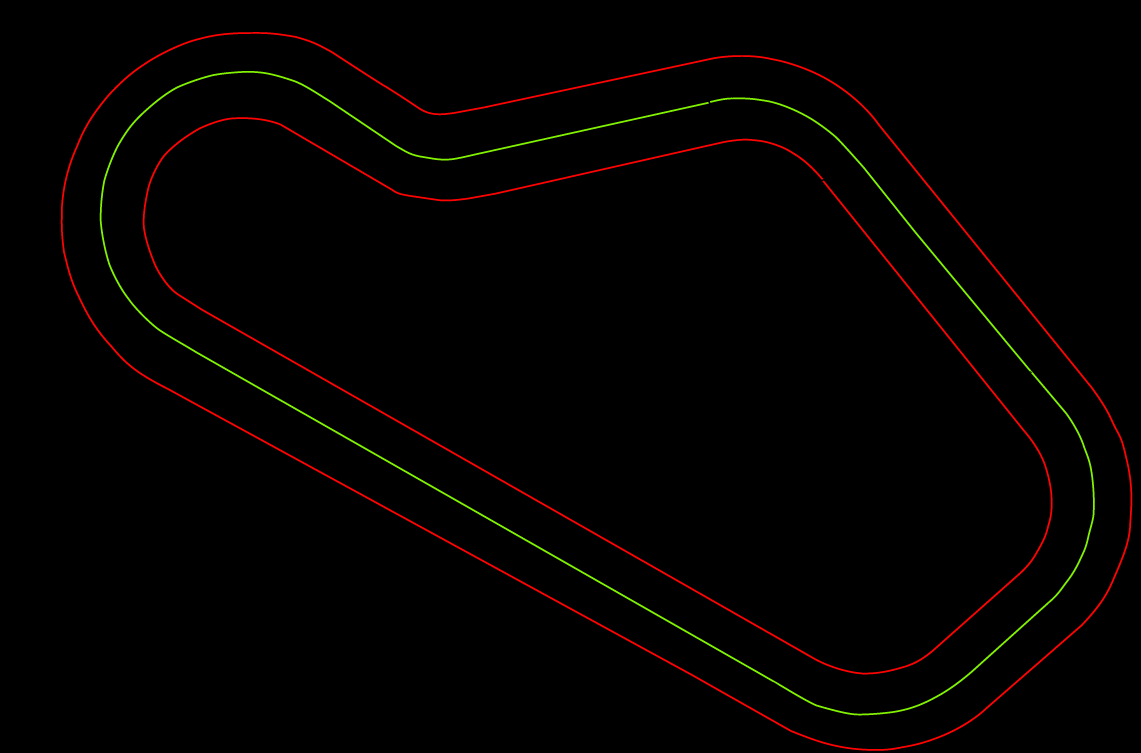
#> input picture track.png, 4561 x 3010 px (shown at 1/4 size)
$ python vae_sampler.py
#> lines starting #> are read from the running program, lines starting #| are printed output that depends on the picture
#!/usr/bin/env python3.9

import numpy as np
import cv2
import math

track = cv2.imread('track.png')
#> track is the input picture: shape (3010, 4561, 3); mean B, G, R 0, 1.3, 3.5

width, height,_ = track.shape
#> width = 3010; height = 4561

number_to_generate = 12
image_res = (640,480)

def random_image():
    alpha = np.random.uniform(0,2*math.pi)
    x = np.random.uniform(0,width-image_res[0])
    y = np.random.uniform(0,height-image_res[1])
    transform = np.array([[math.cos(alpha), -math.sin(alpha),x],[math.sin(alpha), math.cos(alpha),y]])
    transformed = cv2.warpAffine(track,transform, (image_res[0], image_res[1]))
    if np.where(transformed > 200)[0].shape[0] > 0:
        return np.array(transformed)
    else:
        return None

cnt = 0
while True:
    image = random_image()
    if image is not None:
        image = cv2.resize(image, (160,120))
        cv2.imwrite(f'./vae_data/{cnt:05d}.jpg', image)
        cnt+=1
    if cnt >= number_to_generate:
        break
#> this loop made 66 passes
#> pass 1, in random_image, `transformed = cv2.warpAffine(track,transform, (image_res[0], image_res..`:
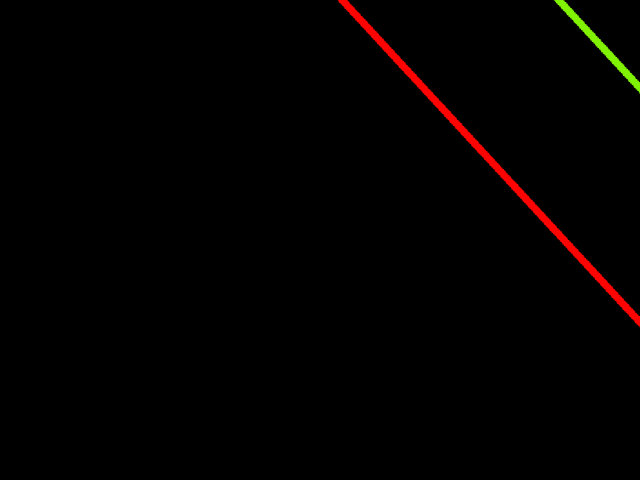
#> transformed: shape (480, 640, 3); mean B, G, R 0, 0.7, 3
#> pass 2, in random_image (call 2), `transformed = cv2.warpAffine(track,transform, (image_res[0], image_res..`:
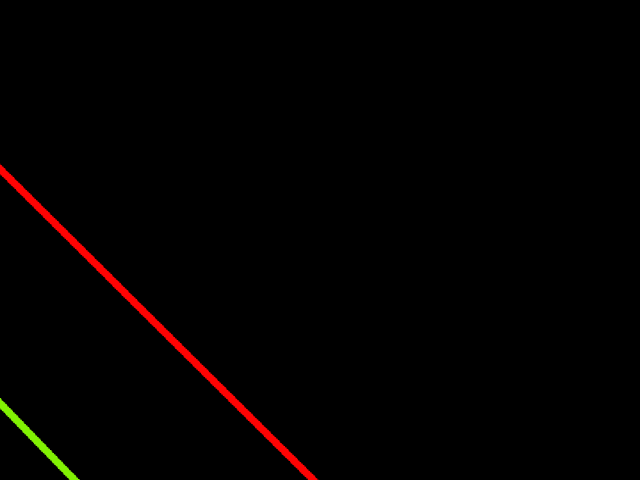
#> transformed: shape (480, 640, 3); mean B, G, R 0, 0.6, 3
